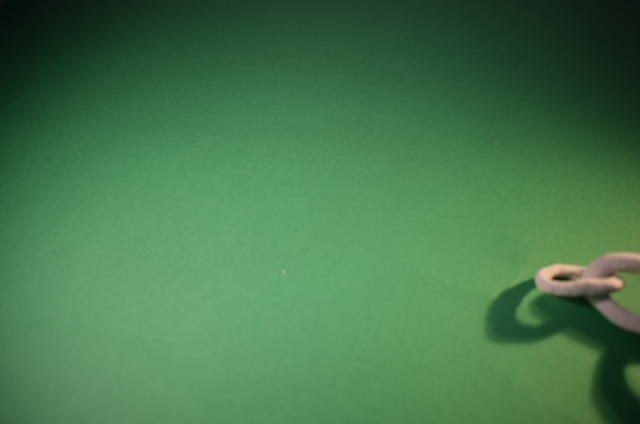
#> input picture can/new_data/feed_001_01_X1_0007.jpg, 640 x 424 px
$ python superresolution.py ../can/new_data
#> lines starting #> are read from the running program, lines starting #| are printed output that depends on the picture
import os
import sys

import cv2
import yaml
from PIL import Image, ImageOps
from scipy.ndimage import gaussian_filter
from tqdm import tqdm
import numpy as np

class SuperResolution:

    """
    Description: improves quality of the images.
    Output: improved images.
    """

    def __init__(self):

        self.config = yaml.load(open("config_pipeline.yaml"), Loader=yaml.FullLoader)

        self.IMAGES_FOLDER = sys.argv[1]

        self.IMAGE_DIM = self.config["image_config"]["DIM"]

        self.output_path = "data/super_resolution"
        os.makedirs(self.output_path, exist_ok=True)

        self.improve_quality()

    def improve_quality(self):

        imgs = os.listdir(self.IMAGES_FOLDER)

        for img in tqdm(imgs, total=len(imgs)):

            data = Image.open(f"{self.IMAGES_FOLDER}/{img}")
#> data is the input picture: PIL image 640x424 RGB; mean R, G, B 69.8, 120.2, 77
            data = np.array(data)

            data = cv2.GaussianBlur(data, (5, 5), 0)
#> data: shape (424, 640, 3)

            data = cv2.cvtColor(data, cv2.COLOR_BGR2YCrCb)
#> data: shape (424, 640, 3); mean of channels 0, 1, 2 101.5, 110.5, 110.1
            channels = cv2.split(data)
            cv2.equalizeHist(channels[0], channels[0])
            data = cv2.merge(channels)
#> data: shape (424, 640, 3); mean of channels 0, 1, 2 128.8, 110.5, 110.1
            data = cv2.cvtColor(data, cv2.COLOR_YCrCb2BGR)
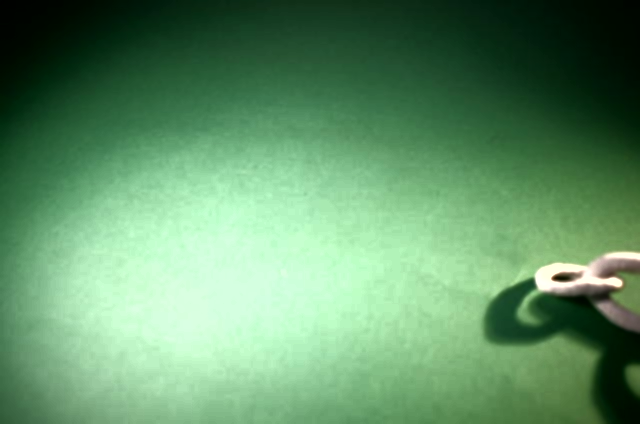
#> data: shape (424, 640, 3); mean R, G, B 97.5, 146.3, 104.3

            data = cv2.GaussianBlur(data, (1, 1), 0)

            data = cv2.resize(
                data,
                (self.IMAGE_DIM, self.IMAGE_DIM),
                interpolation=cv2.INTER_LINEAR,
            )
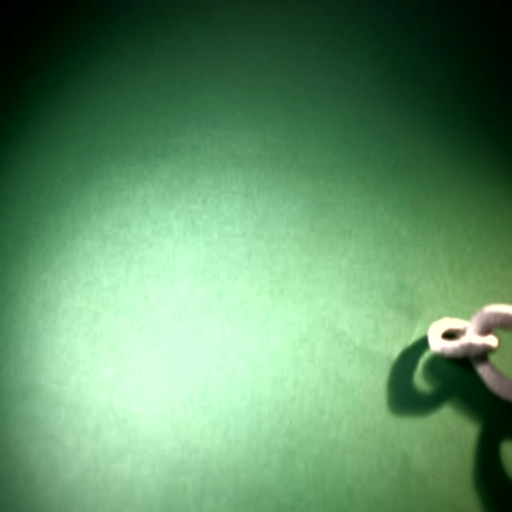
#> data: shape (1024, 1024, 3) (shown at 1/2 size); mean R, G, B 97.4, 146.3, 104.2

            cv2.imwrite(f"{self.output_path}/{img}", data)
#> pass 2 of the loop in improve_quality, `for img in tqdm(imgs, total=len(imgs)):`:
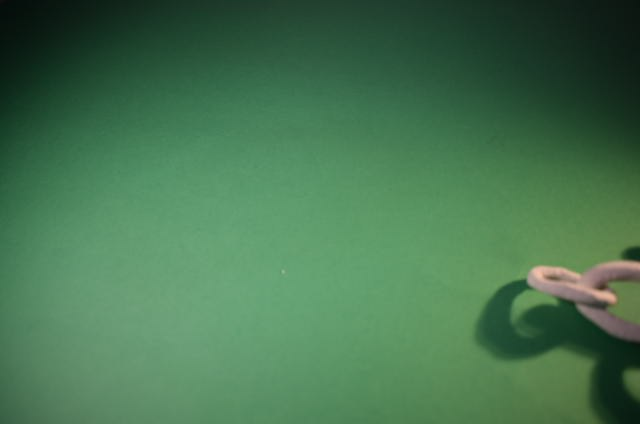
#> input picture can/new_data/feed_001_01_X1_0008.jpg, 640 x 424 px
#> in improve_quality, data is the input picture: PIL image 640x424 RGB; mean R, G, B 70.1, 116.6, 80.1
#> in improve_quality, `data = cv2.cvtColor(data, cv2.COLOR_YCrCb2BGR)`:
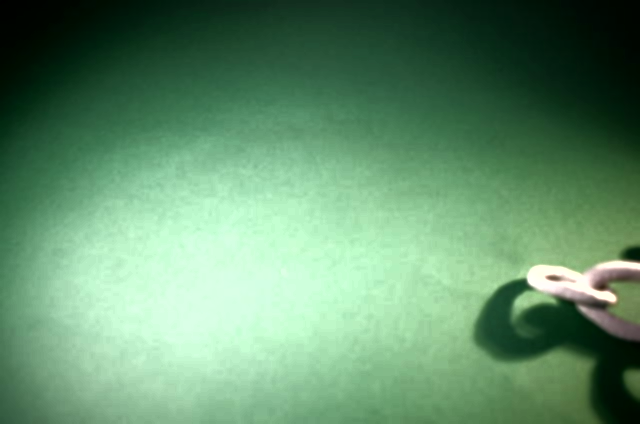
#> data: shape (424, 640, 3); mean R, G, B 98.8, 144.1, 108.6
#> in improve_quality, `data = cv2.resize( data, (self.IMAGE_DIM, self.IMAGE_DIM), interpolati..`:
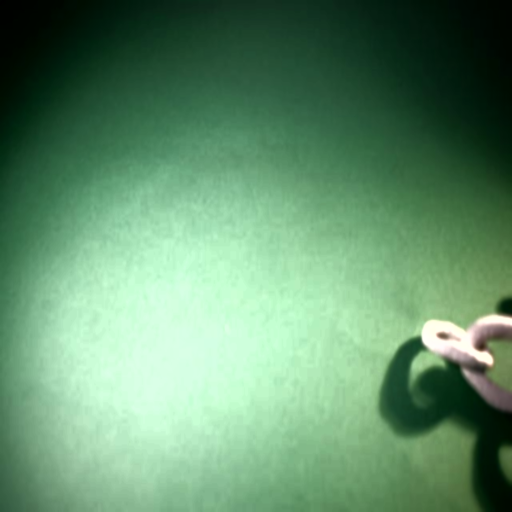
#> data: shape (1024, 1024, 3) (shown at 1/2 size); mean R, G, B 98.7, 144.1, 108.5


if __name__ == "__main__":

    SuperResolution()
